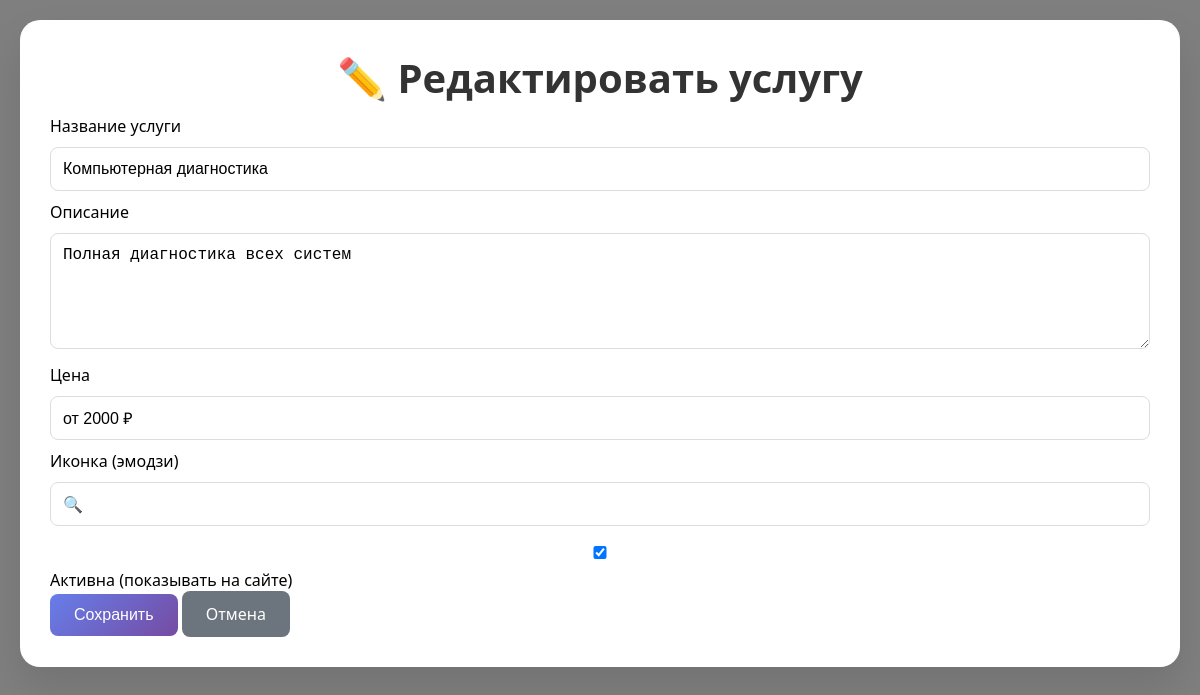
Page /admin/services/edit/1 (signed in) on the committed database.
### app.py (models this page shows)
class Service(db.Model):
    id = db.Column(db.Integer, primary_key=True)
    title = db.Column(db.String(100), nullable=False)
    description = db.Column(db.Text, nullable=False)
    price = db.Column(db.String(50), nullable=False)
    icon = db.Column(db.String(10), default='🔧')
    is_active = db.Column(db.Boolean, default=True)

### app.py (the view, shortened to what this page needs)
@app.route('/admin/services/edit/<int:id>', methods=['GET', 'POST'])
@login_required
def admin_service_edit(id):
    service = Service.query.get_or_404(id)
    return render_template('admin/service_form.html', service=service)

### app.py (called while the page is built)
def login_required(f):
    @wraps(f)
    def decorated(*args, **kwargs):
        if not session.get('admin_logged_in'):
            return redirect(url_for('admin_login'))
        return f(*args, **kwargs)
    return decorated

### templates/admin/service_form.html (shortened to what this page needs)
<!DOCTYPE html>
<html lang="ru">
<head>
    <link rel="stylesheet" href="/static/style.css">
</head>
<body>
    <div class="admin-container">
        <h1>{% if service %}✏️ Редактировать{% else %}➕ Добавить{% endif %} услугу</h1>
        <form method="POST">
            <div class="form-group">
                <label>Название услуги</label>
                <input type="text" name="title" value="{{ service.title if service else '' }}" required>
            </div>
            <div class="form-group">
                <label>Описание</label>
                <textarea name="description" rows="5" required>{{ service.description if service else '' }}</textarea>
            </div>
            <div class="form-group">
                <label>Цена</label>
                <input type="text" name="price" value="{{ service.price if service else '' }}" placeholder="от 5000 ₽" required>
            </div>
            <div class="form-group">
                <label>Иконка (эмодзи)</label>
                <input type="text" name="icon" value="{{ service.icon if service else '🔧' }}" required>
            </div>
            <div class="form-group">
                <label>
                    <input type="checkbox" name="is_active" {% if not service or service.is_active %}checked{% endif %}>
                    Активна (показывать на сайте)
                </label>
            </div>
            <button type="submit">Сохранить</button>
            <a href="/admin/services" class="btn-back">Отмена</a>
        </form>
    </div>
</body>
</html>

### static/style.css (style rules this page uses)
* { margin: 0; padding: 0; box-sizing: border-box; }
body { font-family: 'Segoe UI', Tahoma, Geneva, Verdana, sans-serif; background-image: url('/static/background.jpg'); background-size: cover; background-position: center; background-attachment: fixed; background-repeat: no-repeat; min-height: 100vh; padding: 20px; }
body::before { content: ''; position: fixed; top: 0; left: 0; width: 100%; height: 100%; background: rgba(0, 0, 0, 0.5); z-index: -1; }
h1 { text-align: center; color: #333; font-size: 2.5em; margin-bottom: 10px; }
.admin-container { max-width: 1200px; margin: 0 auto; background: white; border-radius: 20px; padding: 30px; box-shadow: 0 20px 40px rgba(0,0,0,0.1); }
.admin-menu a, .btn-add, .btn-back { display: inline-block; padding: 12px 24px; background: linear-gradient(135deg, #667eea, #764ba2); color: white; text-decoration: none; border-radius: 8px; transition: transform 0.2s; }
.btn-back { background: #6c757d; }
input, textarea, select { width: 100%; padding: 12px; margin: 10px 0; border: 1px solid #ddd; border-radius: 8px; font-size: 16px; }
button { padding: 12px 24px; background: linear-gradient(135deg, #667eea, #764ba2); color: white; border: none; border-radius: 8px; cursor: pointer; font-size: 16px; transition: transform 0.2s; }

### rows in the picture
Service: title "Компьютерная диагностика", description "Полная диагностика всех систем", price "от 2000 ₽", icon "🔍", is_active "☑"
